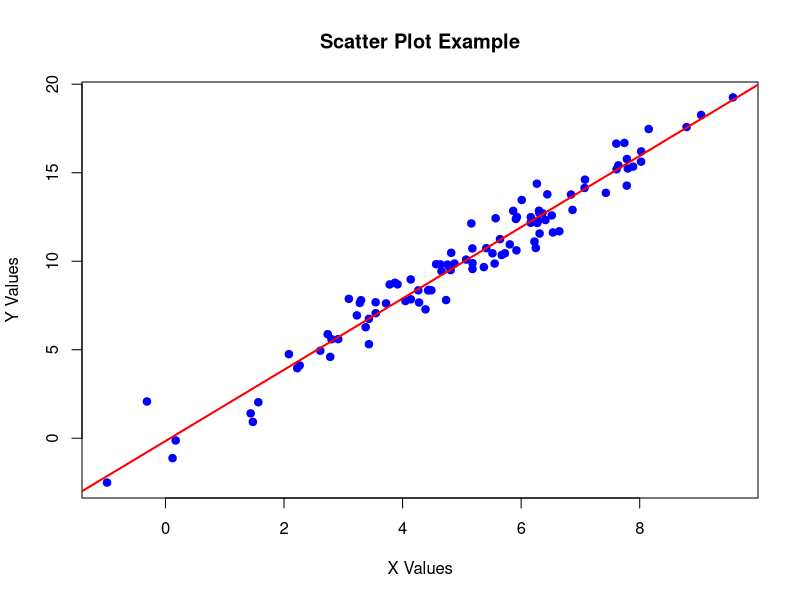
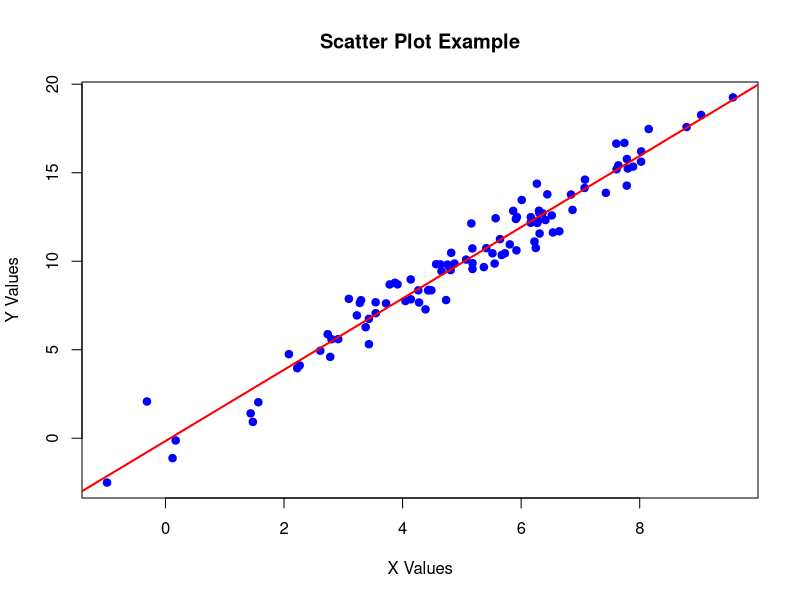

Source code (R) for these figures, in order:
# R script to create a scatter plot and save with a random filename

# Generate sample data
set.seed(42)  # For reproducible results
x <- rnorm(100, mean = 5, sd = 2)
y <- 2 * x + rnorm(100, mean = 0, sd = 1)

# Create a scatter plot
plot(x, y, 
     main = "Scatter Plot Example", 
     xlab = "X Values", 
     ylab = "Y Values",
     pch = 19,  # Solid circles
     col = "blue")

# Add a regression line
abline(lm(y ~ x), col = "red", lwd = 2)

# Generate a random filename
random_name <- paste0("scatter_plot_", sample(1000:9999, 1), ".png")

# Save the plot to a file with the random name
png(random_name, width = 800, height = 600)
plot(x, y, 
     main = "Scatter Plot Example", 
     xlab = "X Values", 
     ylab = "Y Values",
     pch = 19,
     col = "blue")
abline(lm(y ~ x), col = "red", lwd = 2)
dev.off()

cat("Scatter plot saved as:", random_name, "\n")
